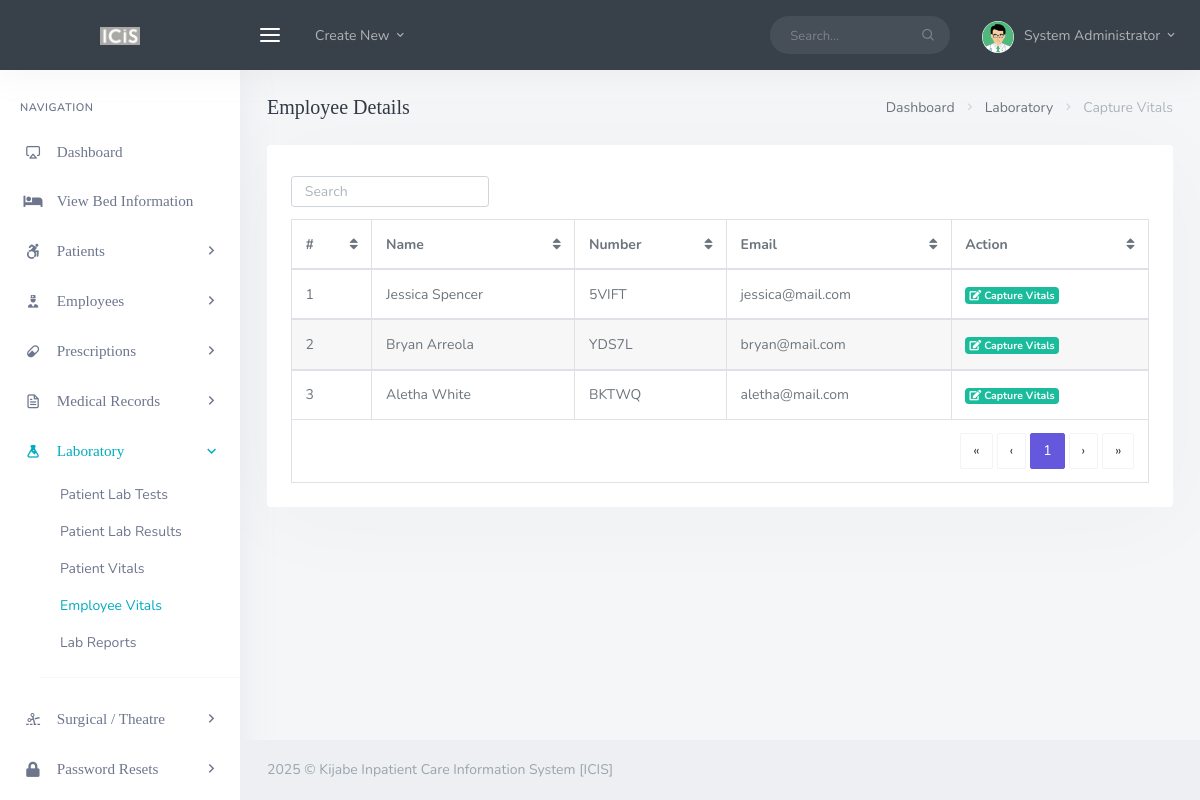
The page /backend/admin/his_admin_employee_lab_vitals.php (signed in) on the database its author committed.
### tables this page shows
CREATE TABLE `his_admin` (
  `ad_id` int(20) NOT NULL,
  `ad_fname` varchar(200) DEFAULT NULL,
  `ad_lname` varchar(200) DEFAULT NULL,
  `ad_email` varchar(200) DEFAULT NULL,
  `ad_pwd` varchar(200) DEFAULT NULL,
  `ad_dpic` varchar(200) DEFAULT NULL
);

CREATE TABLE `his_docs` (
  `doc_id` int(20) NOT NULL,
  `doc_fname` varchar(200) DEFAULT NULL,
  `doc_lname` varchar(200) DEFAULT NULL,
  `doc_email` varchar(200) DEFAULT NULL,
  `doc_pwd` varchar(200) DEFAULT NULL,
  `doc_dept` varchar(200) DEFAULT NULL,
  `doc_number` varchar(200) DEFAULT NULL,
  `doc_dpic` varchar(200) DEFAULT NULL
);

### backend/admin/his_admin_employee_lab_vitals.php (the view, shortened to what this page needs)
<?php
  include('assets/inc/config.php');
?>
<!DOCTYPE html>
<html lang="en">
<?php include('assets/inc/head.php');?>
    <body>
        <div id="wrapper">
                <?php include('assets/inc/nav.php');?>
                <?php include("assets/inc/sidebar.php");?>
            <div class="content-page">
                <div class="content">
                    <div class="container-fluid">
                        <div class="row">
                            <div class="col-12">
                                <div class="page-title-box">
                                    <div class="page-title-right">
                                        <ol class="breadcrumb m-0">
                                            <li class="breadcrumb-item"><a href="javascript: void(0);">Dashboard</a></li>
                                            <li class="breadcrumb-item"><a href="javascript: void(0);">Laboratory</a></li>
                                            <li class="breadcrumb-item active">Capture Vitals</li>
                                        </ol>
                                    </div>
                                    <h4 class="page-title">Employee Details</h4>
                                </div>
                            </div>
                        </div>
                        <div class="row">
                            <div class="col-12">
                                <div class="card-box">
                                    <div class="mb-2">
                                        <div class="row">
                                            <div class="col-12 text-sm-center form-inline" >
                                                <div class="form-group">
                                                    <input id="demo-foo-search" type="text" placeholder="Search" class="form-control form-control-sm" autocomplete="on">
                                                </div>
                                            </div>
                                        </div>
                                    </div>
                                    <div class="table-responsive">
                                        <table id="demo-foo-filtering" class="table table-bordered toggle-circle mb-0" data-page-size="7">
                                            <thead>
                                            <tr>
                                                <th>#</th>
                                                <th data-toggle="true">Name</th>
                                                <th data-hide="phone">Number</th>
                                                <th data-hide="phone">Email</th>
                                                <th data-hide="phone">Action</th>
                                            </tr>
                                            </thead>
                                            <?php
                                                $ret="SELECT * FROM  his_docs ORDER BY RAND() ";
                                                $stmt= $mysqli->prepare($ret) ;
                                                $stmt->execute() ;
                                                $res=$stmt->get_result();
                                                $cnt=1;
                                                while($row=$res->fetch_object())
                                                {
                                            ?>
                                                <tbody>
                                                <tr>
                                                    <td><?php echo $cnt;?></td>
                                                    <td><?php echo $row->doc_fname;?> <?php echo $row->doc_lname;?></td>
                                                    <td><?php echo $row->doc_number;?></td>
                                                    <td><?php echo $row->doc_email;?></td>
                                                    <td><a href="his_admin_add_single_employee_vitals.php?doc_number=<?php echo $row->doc_number;?>" class="badge badge-success"><i class="fas fa-edit"></i> Capture Vitals</a></td>
                                                </tr>
                                                </tbody>
                                            <?php  $cnt = $cnt +1 ; }?>
                                            <tfoot>
                                            <tr class="active">
                                                <td colspan="8">
                                                    <div class="text-right">
                                                        <ul class="pagination pagination-rounded justify-content-end footable-pagination m-t-10 mb-0"></ul>
                                                    </div>
                                                </td>
                                            </tr>
                                            </tfoot>
                                        </table>
                                    </div>
                                </div>
                            </div>
                        </div>
                    </div>
                </div>
                 <?php include('assets/inc/footer.php');?>
            </div>
        </div>
    </body>
</html>

### backend/admin/assets/inc/nav.php (shortened to what this page needs)
<?php
    $aid=$_SESSION['ad_id'];
    $ret="select * from his_admin where ad_id=?";
    $stmt= $mysqli->prepare($ret) ;
    $stmt->bind_param('i',$aid);
    $stmt->execute() ;
    $res=$stmt->get_result();
    while($row=$res->fetch_object())
    {
?>
    <div class="navbar-custom">
        <ul class="list-unstyled topnav-menu float-right mb-0">
            <li class="d-none d-sm-block">
                <form class="app-search">
                    <div class="app-search-box">
                        <div class="input-group">
                            <input type="text" class="form-control" placeholder="Search...">
                            <div class="input-group-append">
                                <button class="btn" type="submit">
                                    <i class="fe-search"></i>
                                </button>
                            </div>
                        </div>
                    </div>
                </form>
            </li>
            <li class="dropdown notification-list">
                <a class="nav-link dropdown-toggle nav-user mr-0 waves-effect waves-light" data-toggle="dropdown" href="#" role="button" aria-haspopup="false" aria-expanded="false">
                    <img src="assets/images/users/<?php echo $row->ad_dpic;?>" alt="dpic" class="rounded-circle">
                    <span class="pro-user-name ml-1">
                        <?php echo $row->ad_fname;?> <?php echo $row->ad_lname;?> <i class="mdi mdi-chevron-down"></i>
                    </span>
                </a>
            </li>
        </ul>
        <div class="logo-box">
            <a href="his_admin_dashboard.php" class="logo text-center">
                <span class="logo-lg">
                    <img src="assets/images/logo-light.png" alt="" height="18">
                </span>
            </a>
        </div>
        <ul class="list-unstyled topnav-menu topnav-menu-left m-0">
            <li>
                <button class="button-menu-mobile waves-effect waves-light">
                    <i class="fe-menu"></i>
                </button>
            </li>
            <li class="dropdown d-none d-lg-block">
                <a class="nav-link dropdown-toggle waves-effect waves-light" data-toggle="dropdown" href="#" role="button" aria-haspopup="false" aria-expanded="false">
                    Create New
                    <i class="mdi mdi-chevron-down"></i>
                </a>
            </li>
        </ul>
    </div>
<?php }?>

### rows shown on the page
his_admin: ad_dpic (picture), ad_fname "System", ad_lname "Administrator"
his_docs: doc_fname "Jessica", doc_lname "Spencer", doc_number "5VIFT", doc_email "jessica@mail.com"
his_docs: doc_fname "Bryan", doc_lname "Arreola", doc_number "YDS7L", doc_email "bryan@mail.com"
his_docs: doc_fname "Aletha", doc_lname "White", doc_number "BKTWQ", doc_email "aletha@mail.com"
